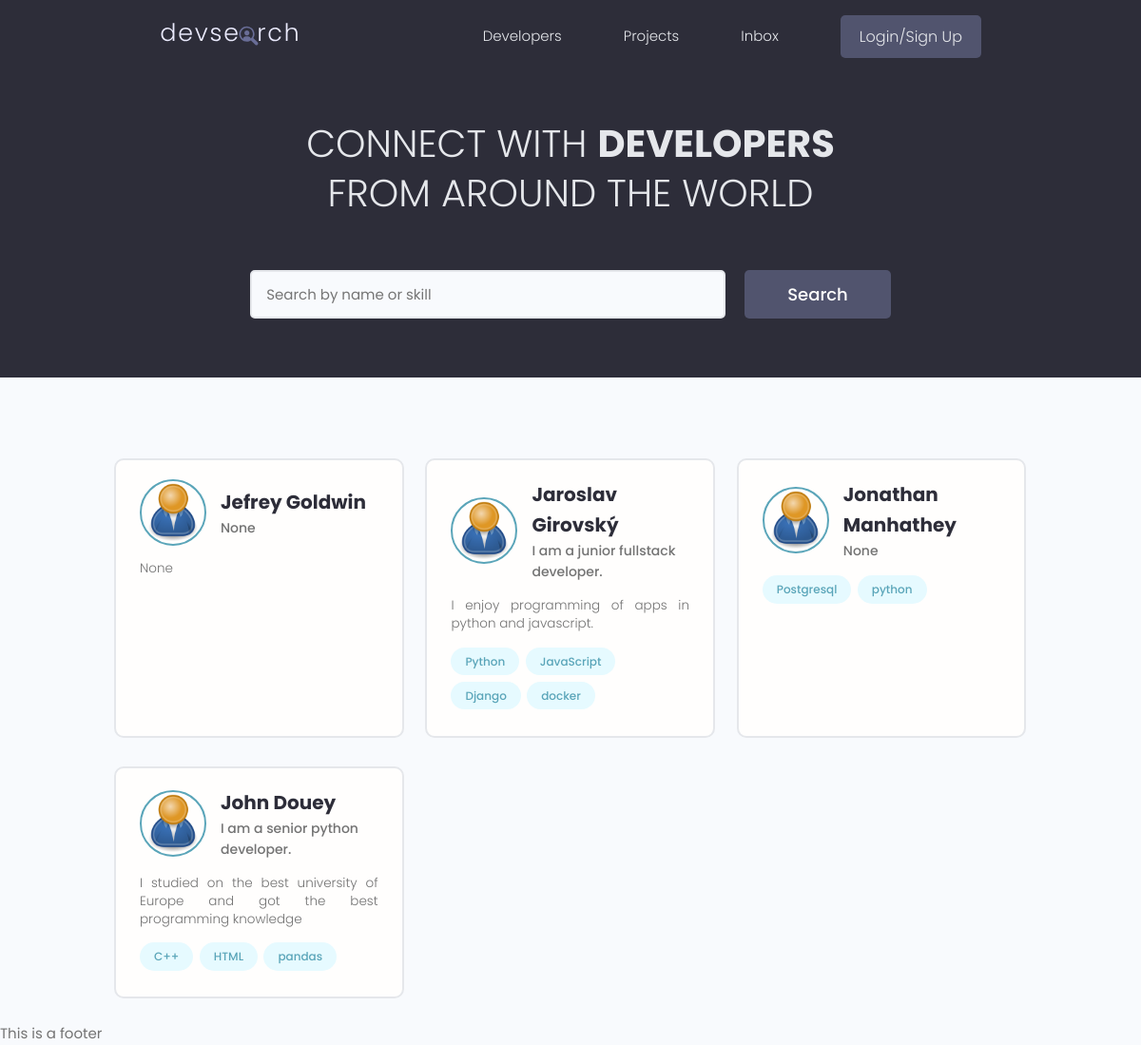
/profiles/, run on the app's committed database.
### users/models.py (models this page shows, shortened)
class Profile(models.Model):
    user = models.OneToOneField(User, on_delete=models.CASCADE, null=True, blank=True)
    username = models.CharField(max_length=200, blank=True, null=True)
    name = models.CharField(max_length=200, blank=True, null=True)
    location = models.CharField(max_length=200, blank=True, null=True)
    email = models.EmailField(max_length=500, blank=True, null=True)
    short_intro = models.CharField(max_length=200, blank=True, null=True)
    bio = models.TextField(blank=True, null=True)
    profile_image = models.ImageField(blank=True, null=True, upload_to="profiles/", default="user-default.png")
    social_github = models.CharField(max_length=200, blank=True, null=True)
    social_twitter = models.CharField(max_length=200, blank=True, null=True)
    social_linkedin = models.CharField(max_length=200, blank=True, null=True)
    social_youtube = models.CharField(max_length=200, blank=True, null=True)
    social_website = models.CharField(max_length=200, blank=True, null=True)
    created_at = models.DateTimeField(auto_now_add=True)
    id = models.UUIDField(default=uuid.uuid4, unique=True, primary_key=True, editable=False)

class Skill(models.Model):
    owner = models.ForeignKey(Profile, on_delete=models.CASCADE, null=True, blank=True)
    name = models.CharField(max_length=200)
    description = models.TextField(blank=True, null=True)
    id = models.UUIDField(default=uuid.uuid4, unique=True, primary_key=True, editable=False)

### users/views.py (the view)
# urls.py: path('', RedirectView.as_view(url="profiles/"), name="home"),
def profiles(request):
    profiles, search_query = searchProfiles(request)
    custom_range, profiles = paginateProfiles(request, profiles, 12)
    context = {"profiles": profiles,
               "search_query": search_query,
               "custom_range": custom_range
               }
    return render(request, 'users/profiles.html', context)

### users/utils.py (called while the page is built)
def paginateProfiles(request, queryset, results):
    page = request.GET.get('page')    # current page we are on
    paginator = Paginator(queryset, results)
    try:
        queryset = paginator.page(page)
    except PageNotAnInteger:
        page = 1
        queryset = paginator.page(page)
    except EmptyPage:
        page = paginator.num_pages
        queryset = paginator.page(page)
    leftIndex = (int(page) - 2)
    if leftIndex < 1:
        leftIndex = 1
    rightIndex = (int(page) + 2)
    if rightIndex < 5:
        rightIndex = 5
    if rightIndex > paginator.num_pages:
        rightIndex = paginator.num_pages
    custom_range = range(leftIndex, rightIndex+1)
    return custom_range, queryset

def searchProfiles(request):
    search_query = ''
    if request.GET.get('search_query'):
        search_query = request.GET.get('search_query')
    skills = Skill.objects.filter(name__icontains=search_query)
    profiles = Profile.objects.distinct().filter(
        Q(name__icontains=search_query) |
        Q(short_intro__icontains=search_query) |
        Q(skill__name__icontains=search_query)
    )
    return profiles, search_query

### users/templates/users/profiles.html (shortened to what this page needs)
{% extends "base.html"%}
{% load static %}
{% block content %}
<main class="home">
    <section class="hero-section text-center">
      <div class="container container--narrow">
        <div class="hero-section__box">
          <h2>CONNECT WITH <span>DEVELOPERS</span></h2>
          <h2>FROM AROUND THE WORLD</h2>
        </div>
        <div class="hero-section__search">
          <form id='searchForm' class="form" action="#" method="get">
            <div class="form__field">
              <input class="input input--text" id="formInput#search" type="text" name="search_query"
                value="{{search_query}}" placeholder="Search by name or skill" />
            </div>
            <input class="btn btn--sub btn--lg" type="submit" value="Search" />
          </form>
        </div>
      </div>
    </section>
    <section class="devlist">
      <div class="container">
        <div class="grid grid--three">
        {% for profile in profiles %}
          <div class="column card">
            <div class="dev">
              <a href="{% url 'users:profile-detail' profile.id %}" class="card__body">
                <div class="dev__profile">
                  <img class="avatar avatar--md" src="{{profile.profile_image.url}}" alt="{{profile.profile_image}}" />
                  <div class="dev__meta">
                    <h3>{{profile.name}}</h3>
                    <h5>{{profile.short_intro|slice:"40"}}</h5>
                  </div>
                </div>
                <p class="dev__info">
                  {{profile.bio|slice:"150"}}
                </p>
                <div class="dev__skills">
                {% for skill in profile.skill_set.all|slice:4 %}
                  <span class="tag tag--pill tag--main">
                    <small>{{skill.name}}</small>
                  </span>
                  {% endfor %}
                </div>
              </a>
            </div>
          </div>
        {% endfor %}
        </div>
      </div>
    </section>
  </main>
{% endblock %}

### static/styles/app.css (style rules this page uses)
:root { --color-sub: #2d2d39; }
.btn--sub { background-color: var(--color-sub-light); }
.card { border: 2px solid var(--color-light); }
img { width: 100%; }
.hero-section { height: 40vh; display: flex; align-items: center; background-color: var(--color-sub); }
.hero-section__box { margin-bottom: 4rem; }
.hero-section__box > h2, .hero-section__box > h2 > span { font-size: 4rem; color: var(--color-light); line-height: 1.3; text-transform: uppercase; }
.hero-section__box > h2 { font-weight: 300; }
.hero-section__box > h2 > span { font-weight: 700; }
.hero-section__search > .form { display: flex; align-items: center; justify-content: center; gap: 2rem; }
.hero-section__search > .form input.input--text { width: 50rem; }
.devlist { margin-top: 8rem; }
.devlist .grid { align-items: stretch; }
.devlist .dev .dev__profile { display: flex; align-items: center; gap: 1.5rem; }
.devlist .dev .dev__meta h3 { color: var(--color-sub); font-size: 2rem; font-weight: 700; }
.devlist .dev .dev__meta h5 { color: var(--color-text); font-size: 1.4rem; font-weight: 500; }
.devlist .dev .dev__info { margin: 1.5rem 0; font-size: 1.35rem; line-height: 1.4; text-align: justify; }

### static/uikit/styles/modules/_variables.css (style rules this page uses)
:root { --color-main: #5aa5b9; --color-main-light: #e6faff; --color-sub: #3f4156; --color-sub-light: #51546e; --color-sub-lighter: #ededfd; --color-text: #737373; --color-gray: #8b8b8b; --color-light: #e5e7eb; --color-light-gray: #767676; --color-bg: #f8fafd; --color-white: #fffefd; --color-white-light: #f3f3f3; --color-success: #359e64; --color-success-bg: #def8e8; --color-error: #fc4b0b; --color-error-bg: #fff2ee; --font-base: 'Poppins', arial, helvetica, 'Segoe UI', roboto, ubuntu, sans-serif; --font-monospace: 'Fira Code', 'Courier New', courier, monospace; --font-regular: 300; --font-medium: 500; --font-bold: 700; --generic-shadow: 1px 1px 5px #00000010; --generic-transition: all 0.3s ease-in-out; }

### static/uikit/styles/modules/_base.css (style rules this page uses)
* { margin: 0; padding: 0; box-sizing: border-box; text-rendering: optimizeLegibility; color: inherit; font-size: inherit; }
html { font-size: 50%; }
@media only screen and (min-width: 480px) { html { font-size: 56.25%; } }
@media only screen and (min-width: 1200px) { html { font-size: 62.5%; } }
body { line-height: 1.6; font-weight: 400; font-size: 1.5rem; color: var(--color-text); background-color: var(--color-bg); min-height: 100vh; }

### static/uikit/styles/modules/_typography.css (style rules this page uses)
* { font-family: var(--font-base); }
h2 { font-size: 3.6rem; font-weight: var(--font-bold); }
h3 { font-size: 3.2rem; font-weight: var(--font-medium); }
h5 { font-size: 2.4rem; font-weight: var(--font-medium); }
h5, h6 { font-weight: var(--font-regular); }
p, span, strong { font-size: 1.6rem; color: var(--color-text); font-weight: var(--font-regular); }
a { padding-bottom: 2px; text-decoration: none; display: inline-block; color: var(--color-main); font-weight: var(--font-medium); }

### static/uikit/styles/modules/_utilities.css (style rules this page uses)
.container { width: 92%; max-width: 165rem; margin: 0 auto; box-sizing: border-box; }
.container--narrow { width: 92%; max-width: 120rem; }
@media screen and (min-width: 1000px) { .container { width: 90%; } }
@media screen and (min-width: 1000px) { .container--narrow { width: 85%; } }
@media screen and (min-width: 1200px) { .container { width: 80%; } }
@media screen and (min-width: 1200px) { .container--narrow { width: 72%; } }
.text-center { text-align: center; }

### static/uikit/styles/modules/_avatar.css (style rules this page uses)
.avatar { border-radius: 50%; border: 2px solid var(--color-main); object-fit: cover; }
.avatar--md { height: 7rem; width: 7rem; }

### static/uikit/styles/modules/_button.css (style rules this page uses)
.btn { display: inline-block; position: relative; cursor: pointer; background-color: var(--color-light); font-weight: var(--font-medium); color: var(--color-sub); text-decoration: none; padding: 1rem 2rem; border-radius: 0.5rem; border: none; width: -webkit-fit-content; width: -moz-fit-content; width: fit-content; height: -webkit-fit-content; height: -moz-fit-content; height: fit-content; font-size: 1.6rem; outline-width: 0; outline-color: transparent; -webkit-backface-visibility: hidden; backface-visibility: hidden; transition: all 0.3s ease-in-out; }
.btn--sub { background-color: var(--color-sub); color: var(--color-white); }
.btn--lg { font-size: 1.8rem; padding: 1.2rem 4.5rem; }

### static/uikit/styles/modules/_card.css (style rules this page uses)
.card { border-radius: 1rem; background-color: var(--color-white); border: 1.5px solid var(--color-light); width: auto; height: auto; margin-top: 0.5rem; margin-bottom: 0.5rem; overflow: hidden; }
.card__body, .card__header { padding: 2rem 2.5rem; }

### data on the page
Profile: profile_image (placeholder picture), name "Jefrey Goldwin", short_intro "None", bio "None"
Profile: profile_image (placeholder picture), name "Jaroslav Girovský", short_intro "I am a junior fullstack developer.", bio "I enjoy programming of apps in python and javascript."
Skill: name "Python"
Skill: name "JavaScript"
Skill: name "Django"
Skill: name "docker"
Profile: profile_image (placeholder picture), name "Jonathan Manhathey", short_intro "None"
Skill: name "Postgresql"
Skill: name "python"
Profile: profile_image (placeholder picture), name "John Douey", short_intro "I am a senior python developer.", bio "I studied on the best university of Europe and got the best programming knowledge"
Skill: name "C++"
Skill: name "HTML"
Skill: name "pandas"
